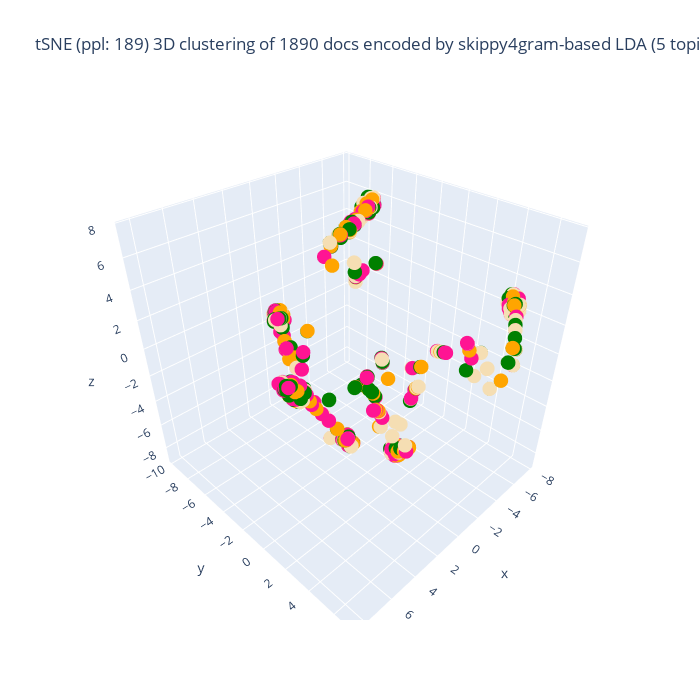

Notebook code cell kept with this figure:
### Code cell
%%capture --no-display

## Plotlyを使って tSNE の結果の可視化 (3D)
import plotly.graph_objects as go
import numpy as np

## 変数の特定
d1, d2, d3 = doc_tSNE_3d[:,0], doc_tSNE_3d[:,1], doc_tSNE_3d[:,2]
cmap = list(map(lambda i: colormap[i], df['domain_id'])) # colormap は最初に定義してある
fig = go.Figure(data = [ go.Scatter3d(x = d1, y = d2, z = d3,
                                     mode = 'markers', marker = dict(size = 5, color = cmap)
                                    ) ] )

## 3D 散布図にラベルを追加する処理は未実装
title_val = f"tSNE (ppl: {doc_perplexity_val}) 3D clustering of {len(doc_tSNE_3d)} docs encoded by {term_type}-based LDA ({n_topics} topics)"
fig.update_layout(title = dict(text = title_val),
    autosize = False, width = 700, height = 700)
fig.show()

## * 配色 *
## 医学用語:    濃いピンク DeepPink
## 医療縮約表現: 赤 Pink
## 調理用語:    オレンジ Orange
## 経済用語:    緑 Green
## 法律用語:    明るい緑 Pale Turquoise
## 出版用語:    小麦色 wheat
## その他:      灰色 gray

### Figure 1 — Plotly figure (JSON) as saved in the notebook; plotly's stock layout.template omitted (floating-point values rounded to 4 significant figures; data arrays with more than 128 entries replaced by an {"elided": "..."} marker saying what was removed)
{"data": [{"marker": {"color": {"elided": "1890 str values"}, "size": 5}, "mode": "markers", "type": "scatter3d", "x": {"elided": "1890 float values"}, "y": {"elided": "1890 float values"}, "z": {"elided": "1890 float values"}}], "layout": {"autosize": false, "height": 700, "title": {"text": "tSNE (ppl: 189) 3D clustering of 1890 docs encoded by skippy4gram-based LDA (5 topics)"}, "width": 700}}
